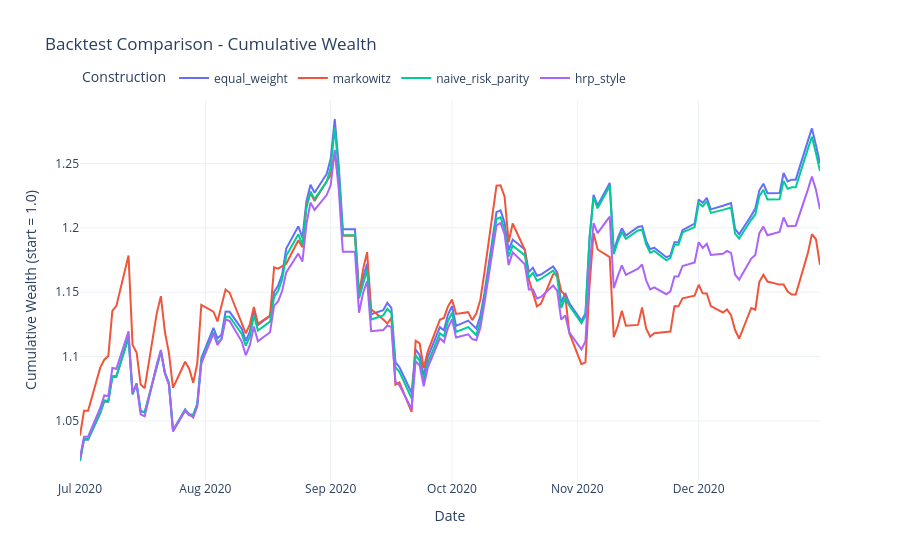

Notebook source saved alongside this figure:
### Markdown cell above
## 7. Refined backtest comparison plot

### Code cell
fig_backtest_comparison = viz.plot_backtest_comparison()
fig_backtest_comparison

### Figure 1 — Plotly figure (JSON) as saved in the notebook; plotly's stock layout.template omitted (floating-point values rounded to 4 significant figures; data arrays with more than 128 entries replaced by an {"elided": "..."} marker saying what was removed)
{"data": [{"connectgaps": false, "line": {"width": 2}, "mode": "lines", "name": "equal_weight", "type": "scatter", "x": {"elided": "132 str values"}, "y": {"elided": "132 float values"}}, {"connectgaps": false, "line": {"width": 2}, "mode": "lines", "name": "markowitz", "type": "scatter", "x": {"elided": "132 str values"}, "y": {"elided": "132 float values"}}, {"connectgaps": false, "line": {"width": 2}, "mode": "lines", "name": "naive_risk_parity", "type": "scatter", "x": {"elided": "132 str values"}, "y": {"elided": "132 float values"}}, {"connectgaps": false, "line": {"width": 2}, "mode": "lines", "name": "hrp_style", "type": "scatter", "x": {"elided": "132 str values"}, "y": {"elided": "132 float values"}}], "layout": {"hovermode": "x unified", "legend": {"orientation": "h", "title": {"text": "Construction"}, "x": 0, "xanchor": "left", "y": 1.02, "yanchor": "bottom"}, "title": {"text": "Backtest Comparison - Cumulative Wealth"}, "xaxis": {"title": {"text": "Date"}}, "yaxis": {"title": {"text": "Cumulative Wealth (start = 1.0)"}}}}
